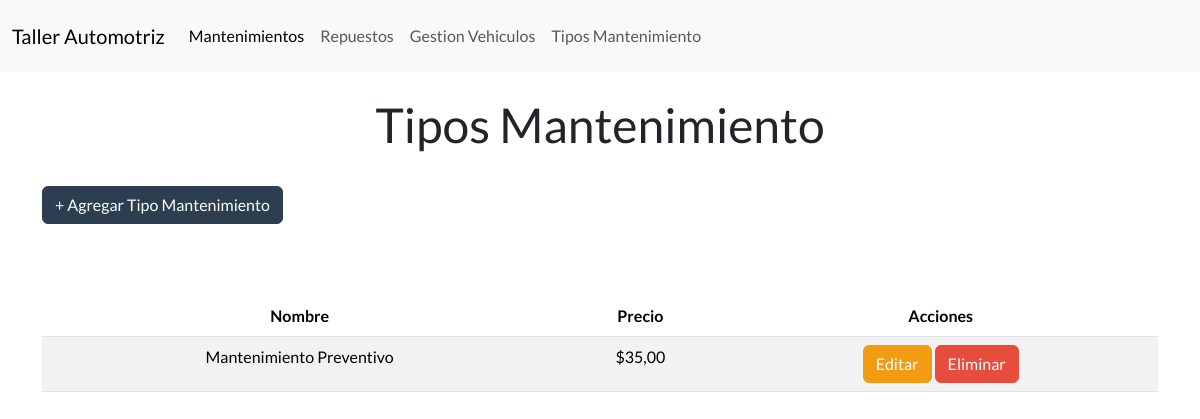
/tipos_mantenimiento/, run on an earlier commit of the app's database.
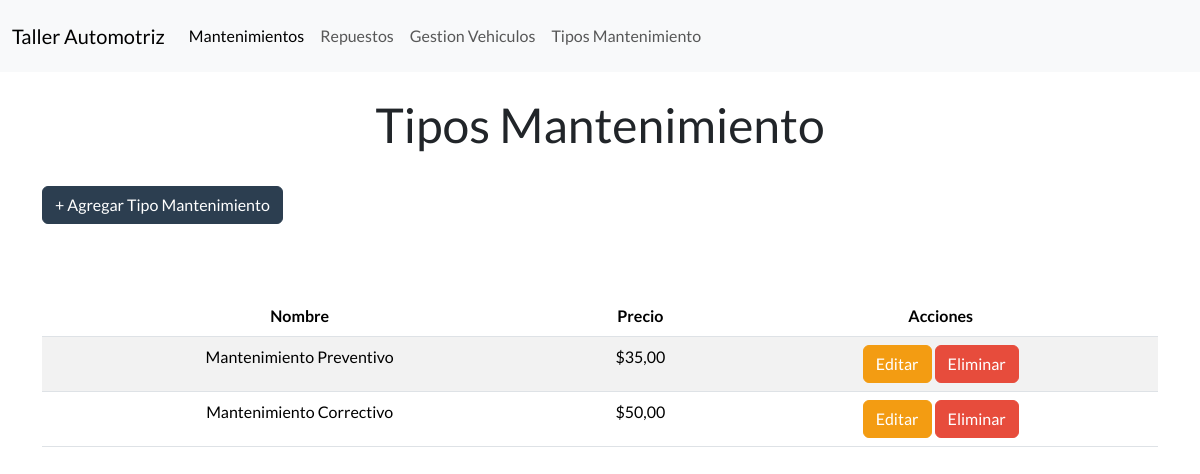
And on a later commit of the database.
### Aplicaciones/Taller/models.py (models this page shows, shortened)
class TipoMantenimiento(models.Model):
    id_mantenimiento = models.AutoField(primary_key=True)  # ~ Campo de clave primaria autoincremental
    nombre_mantenimiento = models.CharField(max_length=100, unique=True)  # * Nombre del tipo de mantenimiento
    precio_mantenimiento = models.DecimalField(max_digits=10, decimal_places=2)  # * Precio del mantenimiento

### Aplicaciones/Taller/views.py (the view)
# urls.py: path('tipos_mantenimiento/', views.tipos_mantenimiento, name="tipos_mantenimiento"),  # * Mapea la URL 'tipos_mantenimiento/' a la vista tipos_mantenimiento
def tipos_mantenimiento(request):
    tipos_mantenimiento = TipoMantenimiento.objects.all()  # * Recibe todos los tipos de mantenimiento de la base de datos
    """
     * Render the type of maintenance page.
    """
    return render(request, 'tipos_mantenimiento.html', {'tipos_mantenimiento': tipos_mantenimiento})  # * Renderiza la plantilla 'tipos_mantenimiento.html'

### Aplicaciones/Taller/templates/tipos_mantenimiento.html (shortened to what this page needs)
{% extends 'plantilla.html' %} {% load static %}
{% block content %}
    <div class="container">
        <h1 class="text-center mt-4">Tipos Mantenimiento</h1>
        <button type="button" class="btn btn-primary mt-4 mb-4" data-bs-toggle="modal" data-bs-target="#exampleModal">
            + Agregar Tipo Mantenimiento
        </button>
        <br>
        {% if tipos_mantenimiento %}
        <div class="table-responsive" mt-4>
            {% if tipos_mantenimiento %}
            <table class="table table-striped table-hover text-center mt-5" id="tabla-repuestos">
                <thead>
                    <tr>
                        <th>Nombre</th>
                        <th>Precio</th>
                        <th>Acciones</th>
                    </tr>
                </thead>
                <tbody>
                    {% for tipos in tipos_mantenimiento %}
                    <tr>
                        <td>{{ tipos.nombre_mantenimiento }}</td>
                        <td>${{ tipos.precio_mantenimiento }}</td>
                        <td>
                            <a href="{% url 'editar_tipo_mantenimiento' tipos.id_mantenimiento %}" class="btn btn-warning">Editar</a>
                            <a href="Javascript:void(0)" class="btn btn-danger" onclick="eliminarTipoMantenimiento('{% url 'eliminar_tipo_mantenimiento' tipos.id_mantenimiento %}', 'tipos de mantenimiento')">Eliminar</a>
                        </td>
                    </tr>
                    {% endfor %}
                </tbody>
            </table>
            {% else %}
            <div class="alert alert-info text-center mt-4" role="alert">
                No hay tipos de mantenimiento disponibles en este momento.
            </div>
            {% endif %}
    {% else %}
        <div class="alert alert-warning text-center mt-4" role="alert">
            No se encontraron tipos de mantenimiento.
        </div>
    {% endif %}
{% endblock content %}

What changed in the data, as far as the page shows it:
added TipoMantenimiento: nombre_mantenimiento "Mantenimiento Correctivo", precio_mantenimiento "50,00"
